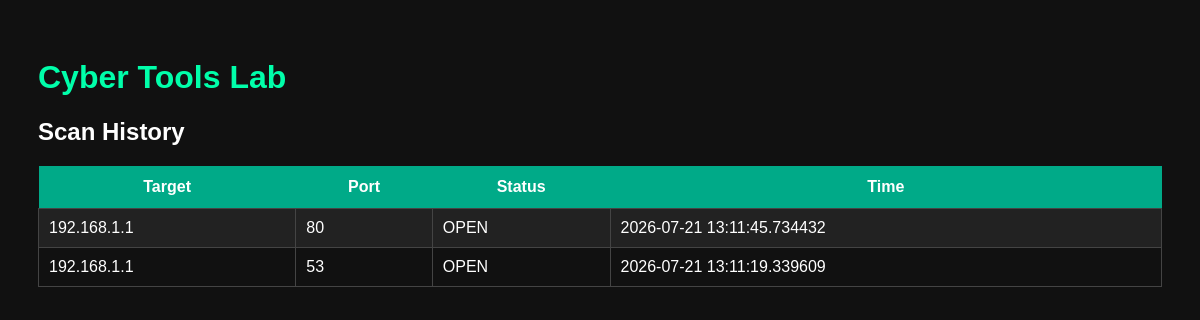
Before: / with the older database file.
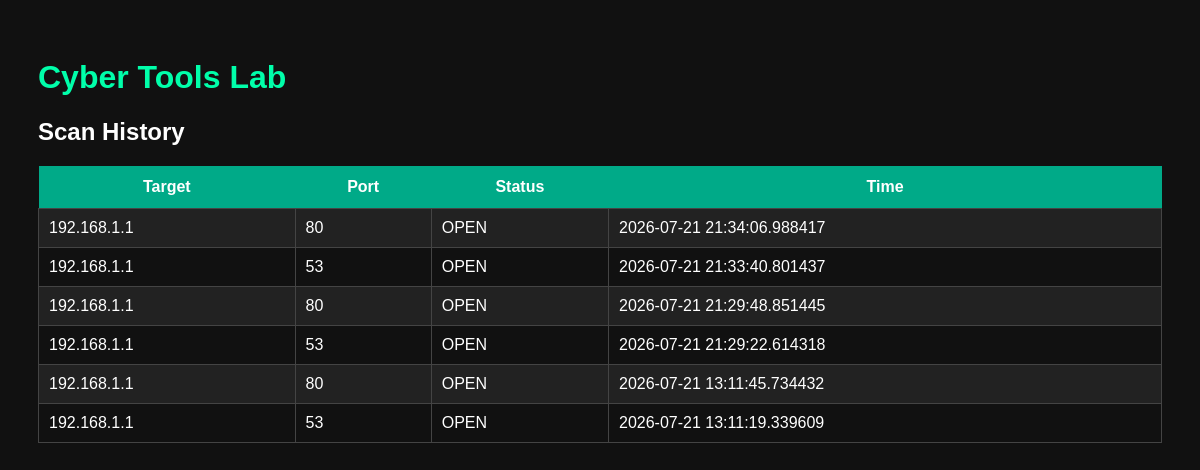
After: the same page with the newer database file.
### tables this page shows
CREATE TABLE scans (
        id INTEGER PRIMARY KEY AUTOINCREMENT,
        target TEXT,
        port INTEGER,
        status TEXT,
        scan_time TEXT
    );

### dashboard.py (the view)
@app.route("/")
def home():
    scans = get_scans()
    return render_template(
        "index.html",
        scans=scans
    )

### dashboard.py (called while the page is built)
def get_scans():
    conn = sqlite3.connect(DATABASE)
    cursor = conn.cursor()
    cursor.execute("""
        SELECT target, port, status, scan_time
        FROM scans
        ORDER BY id DESC
    """)
    rows = cursor.fetchall()
    conn.close()
    return rows

### templates/index.html (shortened to what this page needs)
<!DOCTYPE html>
<html>
<head>
    <link rel="stylesheet" href="{{ url_for('static', filename='style.css') }}">
</head>
<body>
<h1>Cyber Tools Lab</h1>
<h2>Scan History</h2>
<table>
<tr>
    <th>Target</th>
    <th>Port</th>
    <th>Status</th>
    <th>Time</th>
</tr>
{% for scan in scans %}
<tr>
<td>{{ scan[0] }}</td>
<td>{{ scan[1] }}</td>
<td>{{ scan[2] }}</td>
<td>{{ scan[3] }}</td>
</tr>
{% endfor %}
</table>
</body>
</html>

### static/style.css (style rules this page uses)
body { font-family:Arial; background:#111; color:white; padding:30px; }
table { width:100%; border-collapse:collapse; }
th { background:#00aa88; color:white; padding:12px; }
td { border:1px solid #444; padding:10px; }
tr:nth-child(even) { background:#222; }
h1 { color:#00ffaa; }

Changed rows visible on the page:
added scans: target "192.168.1.1", port "80", status "OPEN", scan_time "2026-07-21 21:34:06.988417"
added scans: target "192.168.1.1", port "53", status "OPEN", scan_time "2026-07-21 21:33:40.801437"
added scans: target "192.168.1.1", port "80", status "OPEN", scan_time "2026-07-21 21:29:48.851445"
added scans: target "192.168.1.1", port "53", status "OPEN", scan_time "2026-07-21 21:29:22.614318"
